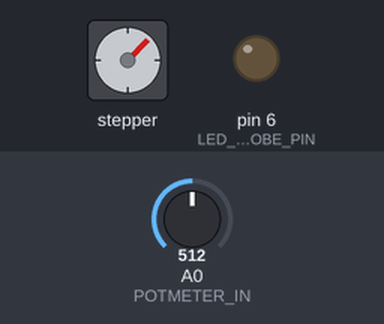
This sketch was run on a simulated Arduino Uno, built with avr-gcc and run on an emulated ATmega328P. Shown: stepper motor, output pins drawn as LEDs (lit = HIGH). The test bench sets the inputs (shaded band); at power-on: A0 (POTMETER_IN) = 512. Stepper angles assume 200 steps per turn.

Above: at 1.2 s.
1.3 s: A0 (POTMETER_IN) set to 716
At 1.65 s:
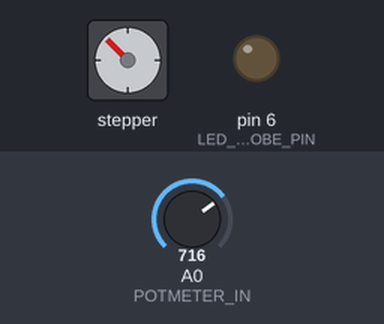
4.3 s: A0 (POTMETER_IN) set to 900
At 4.67 s:
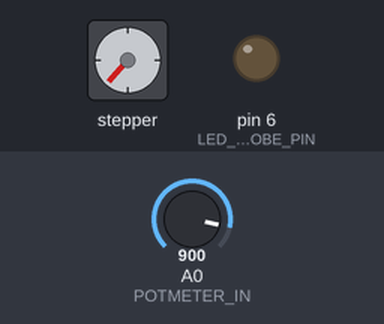
7.3 s: A0 (POTMETER_IN) set to 1023
10.3 s: A0 (POTMETER_IN) set to 1010
13.3 s: A0 (POTMETER_IN) set to 989
At 13.47 s:
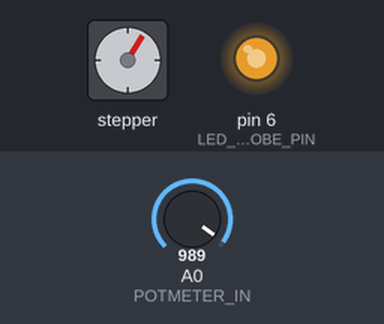
Timing chart, 0 to 26.3 s (numbered marks = the images above; inputs shaded):
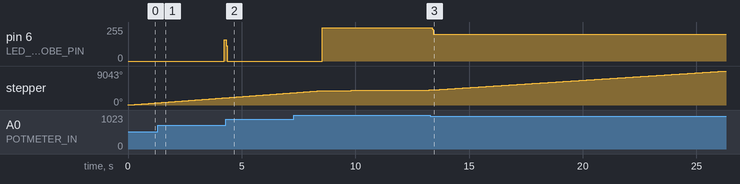

Measured:
- after the input at 1.3 s, pin 6 (LED_STROBE_PIN): 0/255 → 159/255 after 2.9 s
- after the input at 4.3 s, pin 6 (LED_STROBE_PIN): 159/255 → 0/255 at once
- after the input at 7.3 s, pin 6 (LED_STROBE_PIN): 0/255 → 248/255 after 1.2 s
- after the input at 13.3 s, pin 6 (LED_STROBE_PIN): 248/255 → 199/255 after 0.08 s

The sketch:

ZoetropeControl.ino
```cpp
/**
 * @file: ZoetropeControl.ino
 * @title: Zoetrope STROBE and Motor control
 * @author: Simon de Bakker <simon@simbits.nl>
 *
 * This sketch is for the Zoetrope module given by Oyo at the WdKA
 */

#include <Wire.h>
#include <Adafruit_MotorShield.h>

/* The potmeter input pin */
#define POTMETER_IN  A0

/* The LED drive pin */
#define LED_STROBE_PIN  6 /* PD6 */

/* STROBE ON time */
#define LED_STROBE_ON_TIME  200  /* us */

/* Minimum and maximum strobe frequencies in Hz */
#define LED_STROBE_FREQ_MIN  0.5f
#define LED_STROBE_FREQ_MAX  4000.0f

/* Stepper RPM */
#define STEPPER_RPM  80

/* Stepper Steps per revolution */
#define STEPPER_SPR  200

/* Stepper port */
#define STEPPER_PORT 2

/* Stepper step type */
#define STEPPER_STEP_TYPE  DOUBLE

Adafruit_MotorShield AFMS = Adafruit_MotorShield();
Adafruit_StepperMotor *stepper;

int prevSensorReading;

/* Convert a frequency value to the TOP CTC value.
 * The effective range is 15625Hz to 0.23842Hz
 */
uint16_t freq_to_TOP(float hertz)
{
  uint16_t top;

  hertz = constrain(hertz, 0.23842f, 15625.0f);

  top = (F_CPU / (1024 * hertz) - 1);
  return top;
}

/* Sets the strobe frequency by changing the TOP value for the
 * Timer 1 compare match interrupt
 */
void set_strobe_freq(float hertz)
{
  uint16_t top = freq_to_TOP(hertz);
  OCR1A = top;
}

/*
 * This is the interrupt service routine for the Timer 1A compare match event
 * Here we will strobe the light for LED_STROBE_ON_TIME microseconds.
 * Remember to keep the interrupt routine as short as possible!
 */
ISR(TIMER1_COMPA_vect)
{
  PORTD |= (1 << LED_STROBE_PIN); /* semantically equivalent digitalWrite(LED_STROBE_PIN, HIGH), just faster */
  delayMicroseconds(LED_STROBE_ON_TIME);
  PORTD &= ~(1 << LED_STROBE_PIN); /* semantically equivalent digitalWrite(LED_STROBE_PIN, LOW), just faster */
}

void setup()
{
  /* set pin 6 of PORT D (Arduino pin D6) as OUTPUT */
  DDRD |= (1 << LED_STROBE_PIN); /* this is equivalent to saying: pinMode(LED_STROBE_PIN, OUTPUT); */

  /*
     F = F_CPU / (2 * N * (1 + OCRnA)) or
     With Prescaler set to 1024:
     Max F = 7812.5 KHz (OCRnA == 0)
     Min F = 0.119 Hz (TOP == 0xFFFF)

     CTC, OCR1A as TOP:
     WGM13: 0
     WGM12: 1
     WGM11: 0
     WGM10: 0

     Normal port operations:
     COM1A1: 0
     COM1A0: 0
     COM1B1: 0
     COM1B0: 0

     Prescaler 1024
     CS12: 1
     CS11: 0
     CS10: 1
  */

  /* We don't want interrupts to occur while setting up the timer */
  cli();

  /* Normal port operation */
  TCCR1A = 0;

  /* Set prescaler to 1024 */
  TCCR1B = (1<<CS12) | (1<<CS10);

  /* Set CTC (Clear Timer on Compare match) mode, OCR1A as TOP */
  TCCR1B |= (1<<WGM12);

  /* Start with a 'sane' frequency setting */
  OCR1A = freq_to_TOP(1);

  /* Enable the Timer 1A compare match interrupt
   * Every time the counter equals the TOP value (in the OCR1A register)
   * an interrupt (TIMER1_COMPA_vect) is issued.
   */
  TIMSK1 = (1<<OCIE1A);

  /* enable interrupts again */
  sei();

  /* stepper stuff */
  stepper = AFMS.getStepper(STEPPER_SPR, STEPPER_PORT);
  AFMS.begin();
  stepper->setSpeed(STEPPER_RPM);
}

void loop() {
  int sensorReading = analogRead(POTMETER_IN);

  /* FIXME: possibly some smoothing or hystheresis here? */
  if (sensorReading != prevSensorReading) {
    float freq = map(sensorReading, 0, 1023, LED_STROBE_FREQ_MIN, LED_STROBE_FREQ_MAX);
    set_strobe_freq(freq);
    prevSensorReading = sensorReading;
  }

  /* step step step */
  stepper->step(1, FORWARD, STEPPER_STEP_TYPE);
}
```
